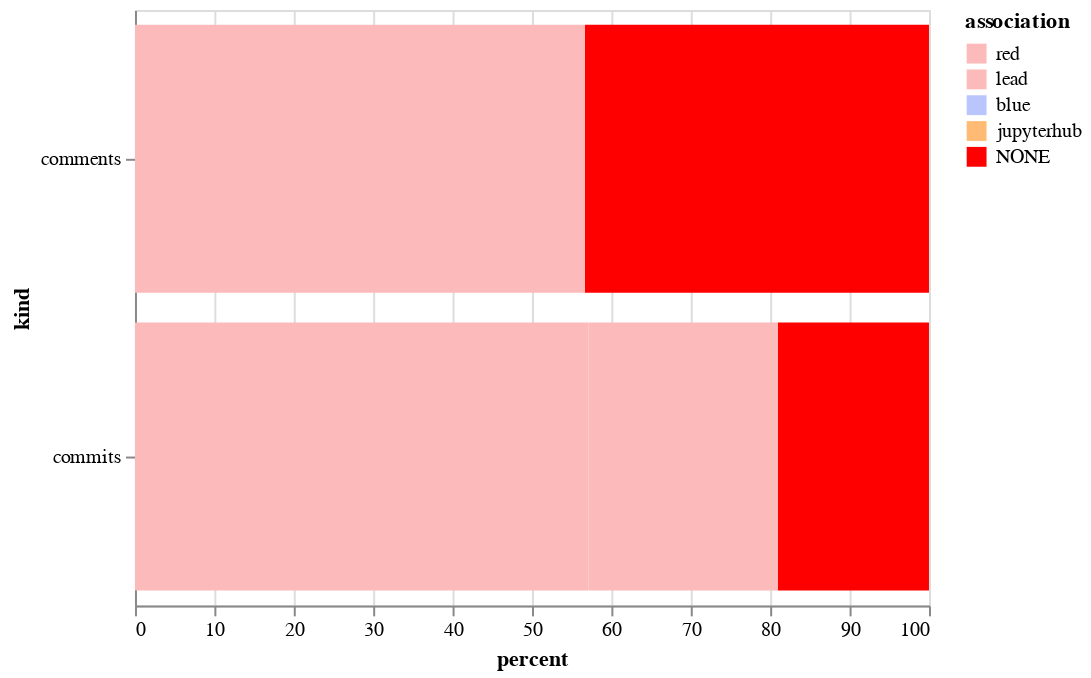

The cell this chart's notebook holds for it:
### Code cell
alt.Chart(sum_both).mark_bar().encode(
    x='percent',
    y='kind',
    color=alt.Color('association', sort=["CONTRIBUTOR", "MEMBER", "NONE"], scale=color_scale)
)

### Figure 1 — Vega-Lite specification as saved in the notebook (floating-point values rounded to 4 significant figures)
{"$schema": "https://vega.github.io/schema/vega-lite/v2.6.0.json", "config": {"view": {"height": 300, "width": 400}}, "data": {"name": "data-b4f8bab3034c6070030e9c2996f72c95"}, "datasets": {"data-b4f8bab3034c6070030e9c2996f72c95": [{"association": "NONE", "kind": "comments", "percent": 43.33}, {"association": "lead", "kind": "comments", "percent": 6.667}, {"association": "red", "kind": "comments", "percent": 50.0}, {"association": "NONE", "kind": "commits", "percent": 19.05}, {"association": "lead", "kind": "commits", "percent": 23.81}, {"association": "red", "kind": "commits", "percent": 57.14}]}, "encoding": {"color": {"field": "association", "scale": {"domain": ["red", "lead", "blue", "jupyterhub", "NONE"], "range": ["#fdbaba", "#fdbaba", "#bac5fd", "#ffbb74", "red"]}, "sort": ["CONTRIBUTOR", "MEMBER", "NONE"], "type": "nominal"}, "x": {"field": "percent", "type": "quantitative"}, "y": {"field": "kind", "type": "nominal"}}, "mark": "bar"}
